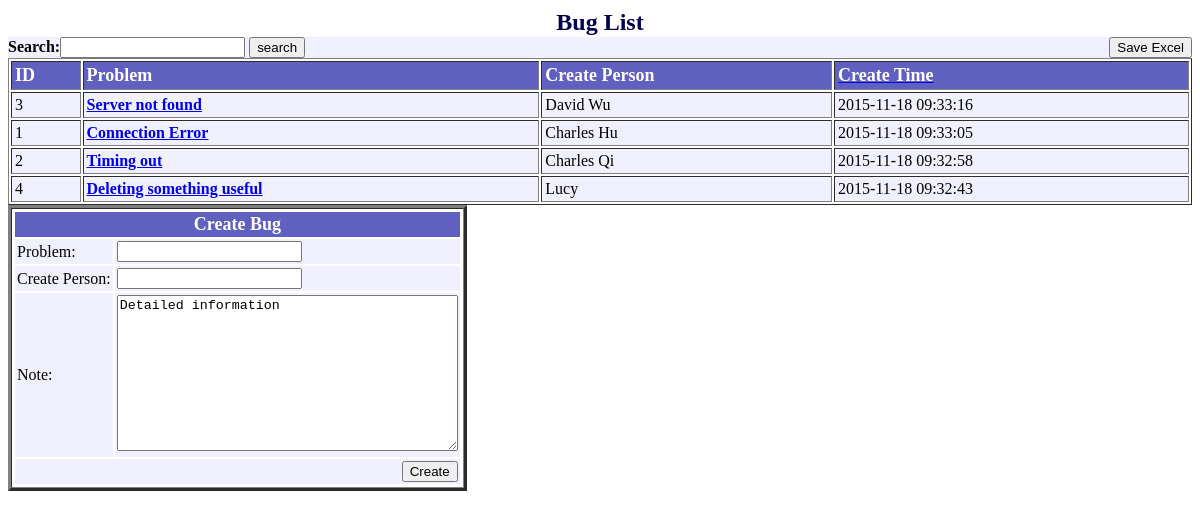
Before: /bugs/ with the older database file.
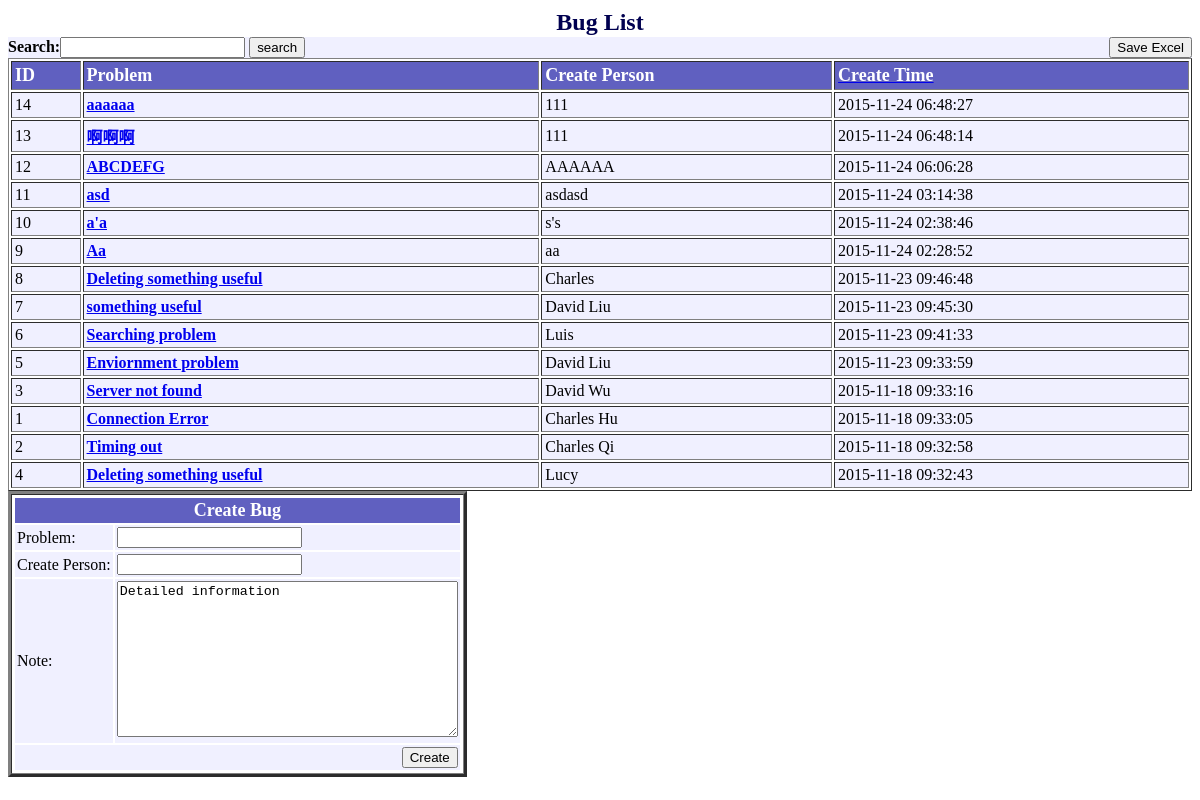
After: the same page with the newer database file.
### bugs/models.py (models this page shows, shortened)
class Bug(models.Model):
    problem = models.CharField(max_length=30)
    bug_id = models.CharField(max_length=30)
    create_person = models.CharField(max_length=30)
    create_time = models.DateTimeField('Time created')  # auto_now_add=True
    note = models.CharField(max_length=500)
    def was_created_recently(self):
        return self.create_date >= timezone.now() - datetime.timedelta(days=1)
    was_created_recently.admin_order_field = 'create_time'
    was_created_recently.boolean = True
    was_created_recently.short_description = 'Created recently?'

### bugs/views.py (the view)
def base(request):
    if request.method == 'POST':
        form = CreateBugForm(request.POST)
        action = request.POST.get('action',)
        if form.is_valid():
            if action == 'Create':
                response = CreateBug(request, form)
                return response
            elif action == 'search':
                response = Search(request, form)
                return response
            elif action == 'delete?':
                response = DeleteBug(request, form)
                return response
            elif action == 'Save Excel':
                response = SaveExcel(request)
                return response
    else:
        form = CreateBugForm()
    latest_bug_list = Bug.objects.order_by('-create_time')
    return render(request, 'bugs/base.html', {'latest_bug_list': latest_bug_list, 'form': form})

### bugs/forms.py
class CreateBugForm(forms.Form):
    problem = forms.CharField(max_length=30, required=False,)
    create_person = forms.CharField(max_length=30, required=False)
    search_content = forms.CharField(max_length=30, required=False)
    note = forms.CharField(required=False,
                           widget=forms.Textarea(attrs={'size': 200, }),
                           label='Note',
                           initial='Detailed information',
                           help_text='200 characters max.')

### bugs/templates/bugs/base.html (shortened to what this page needs)
<!DOCTYPE html>
<html>
<head>
</head>
<body>
<table width='100%' border="0" cellspacing="0" >
    <tr>
        <td align="center" valign="middle" bgcolor="#FFFFFF">       <font face="verdana" size="5" color="#000050"><strong>Bug List</a></strong></font>
        </td>
    </tr>
</table>
{% block content %}
<form action="/bugs/" method='post'>
    <table border="0" width="100%" cellspacing="0" cellpadding="0">
        <tr bgcolor="#F0F0FF">
            <td colspan="3">
                <label><font face="verdana" ><strong>Search:</strong></font></label>{{form.search_content}}{{ form.search_content.errors }}
                <input type="submit" value="search", name="action">
            </td>
            <td align="right"><input type="submit" value="Save Excel", name="action"></td>
        </tr>
        </table>
    <table border="1" width="100%" cellspacing="2" cellpadding="3">
        <tr bgcolor="#6060C0" >
            <td><font face="verdana" size="4" color="FFFFFF"><strong>ID</strong></font></td>
            <td><font face="verdana" size="4" color="FFFFFF"><strong>Problem</strong></font></td>
            <td><font face="verdana" size="4" color="FFFFFF"><strong>Create Person</strong></font></td>
            <td><a href="./"><font face="verdana" size="4" color="FFFFFF"><strong>Create Time</strong></font></a></td>
        </tr>
    {% for i in latest_bug_list %}
        <tr bgcolor="#F0F0FF">
            <td><font face="verdana" size="3">{{i.id}}</font></td>
            <td><font face="verdana" size="3"><strong><a href=/bugs/{{i.id}}>{{i.problem}}</a></strong></font></td>
            <td><font face="verdana" size="3">{{i.create_person}}</font></td>
            <td><font face="verdana" size="3">{{i.create_time|date:"Y-m-d H:i:s"}}</font></td>
        </tr>
    {% endfor %}
    </table>
    <table border="3" cellspacing="0"><tr><td>
    <table border="0" cellpadding="2" cellspacing="2">
        <tr>
            <td align="center" bgcolor="#6060C0" colspan="2"><font face="verdana" color="#FFFFFF" size="4"><strong>Create Bug</strong></font></td>
        </tr>
        <div class="fieldWrapper">
            <tr bgcolor="#F0F0FF">
                <td ><label><font face="verdana" >Problem:</font></label></td>
                <td>{{ form.problem }}{{ form.problem.errors }}</td>
            </tr>
            <tr bgcolor="#F0F0FF">
                <td ><label><font face="verdana" >Create Person:</font></label></td>
                <td>{{ form.create_person }}{{ form.create_person.errors }}</td>
            </tr>
            <tr bgcolor="#F0F0FF">
                <td ><label><font face="verdana" >Note:</font></label></td>
                <td>{{ form.note }}{{ form.note.errors }}</td>
            </tr>
            <tr bgcolor="#F0F0FF">
                <td colspan="2" align="right"><input type="submit" value="Create", name="action"></td>
            </tr>
            </div>
    </table>
    </td></tr></table>
</form>
{% endblock %}
</body>
</html>

Changed rows visible on the page:
added Bug: id "14", problem "aaaaaa", create_person "111", create_time "2015-11-24 06:48:27"
added Bug: id "13", problem "啊啊啊", create_person "111", create_time "2015-11-24 06:48:14"
added Bug: id "12", problem "ABCDEFG", create_person "AAAAAA", create_time "2015-11-24 06:06:28"
added Bug: id "11", problem "asd", create_person "asdasd", create_time "2015-11-24 03:14:38"
added Bug: id "10", problem "a'a", create_person "s's", create_time "2015-11-24 02:38:46"
added Bug: id "9", problem "Aa", create_person "aa", create_time "2015-11-24 02:28:52"
added Bug: id "8", problem "Deleting something useful", create_person "Charles", create_time "2015-11-23 09:46:48"
added Bug: id "7", problem "something useful", create_person "David Liu", create_time "2015-11-23 09:45:30"
added Bug: id "6", problem "Searching problem", create_person "Luis", create_time "2015-11-23 09:41:33"
added Bug: id "5", problem "Enviornment problem", create_person "David Liu", create_time "2015-11-23 09:33:59"
